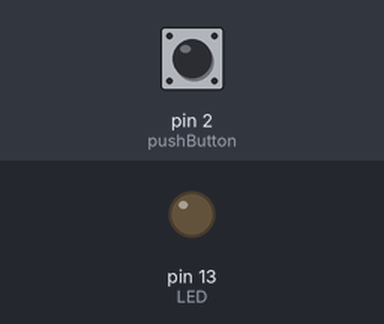
Bench run of a sketch on a simulated Arduino Uno, built with avr-gcc and run on an emulated ATmega328P. On the bench: output pins drawn as LEDs (lit = HIGH). Inputs (shaded band) come from the test bench; at power-on: pin 2 (pushButton) HIGH.

Above: at 1.2 s.
1.3 s: pin 2 (pushButton) pulled LOW for 0.15 s
At 1.37 s:
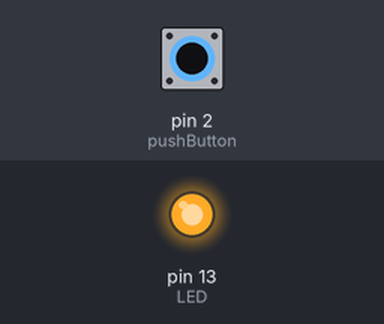
2.9 s: pin 2 (pushButton) pulled LOW for 3.2 s
At 6.9 s:
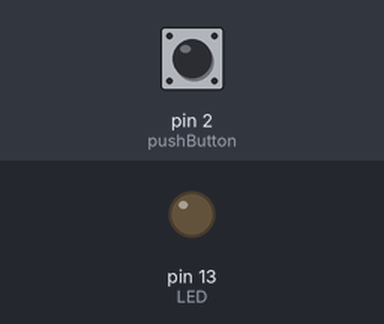
Timing chart, 0 to 8.4 s (numbered marks = the images above; inputs shaded):
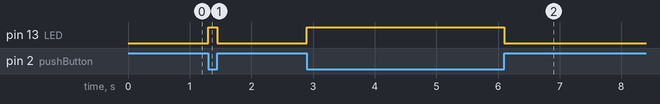

Measured:
- after the input at 1.3 s, pin 13 (LED): LOW → HIGH at once, → LOW 0.15 s later
- after the input at 2.9 s, pin 13 (LED): LOW → HIGH at once, → LOW 3.2 s later

The sketch:

Controlling_led_using_switch.ino
```cpp
// private include
/* BEGIN USER CODE PI */
/* END USER CODE PI */

// private define
/* BEGIN USER CODE PD */
/* END USER CODE PD */

// private macro
/* BEGIN USER CODE PM */
/* END USER CODE PM */

// private variable
/* BEGIN USER CODE PV */
int pushButton = 2;
int LED = 13;
/* END USER CODE PV */

/* BEGIN USER CODE 0 */
/* END USER CODE 0 */

// private function
/* BEGIN USER CODE PF */
/* END USER CODE PF */

/* BEGIN USER CODE 1 */
/* END USER CODE 1 */

void setup() {
  // put your setup code here, to run once:
  /* BEGIN USER CODE 2 */
  pinMode(pushButton, INPUT_PULLUP);
  pinMode(LED, OUTPUT);
  /* END USER CODE 2 */
}

void loop() {
  // put your main code here, to run repeatedly:
  /* END USER CODE LOOP */
  /* BEGIN USER CODE 3 */
  int buttonState = digitalRead(pushButton);

  digitalWrite(LED, (!(buttonState)));

  delay(1);
}
/* END USER CODE 3 */
```
